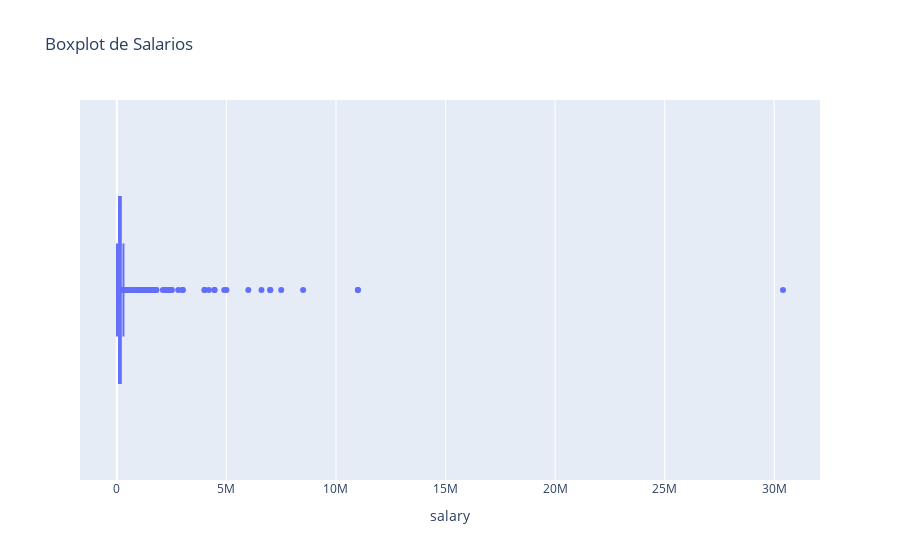

This figure's notebook cell:
### Code cell
fig= px.box(df, x="salary", title="Boxplot de Salarios")
fig.show()

### Figure 1 — Plotly figure (JSON) as saved in the notebook; plotly's stock layout.template omitted (floating-point values rounded to 4 significant figures; data arrays with more than 128 entries replaced by an {"elided": "..."} marker saying what was removed)
{"data": [{"alignmentgroup": "True", "hovertemplate": "salary=%{x}<extra></extra>", "legendgroup": "", "marker": {"color": "#636efa"}, "name": "", "notched": false, "offsetgroup": "", "orientation": "h", "showlegend": false, "type": "box", "x": {"elided": "3755 int values"}, "x0": " ", "xaxis": "x", "y0": " ", "yaxis": "y"}], "layout": {"boxmode": "group", "legend": {"tracegroupgap": 0}, "title": {"text": "Boxplot de Salarios"}, "xaxis": {"anchor": "y", "domain": [0, 1], "title": {"text": "salary"}}, "yaxis": {"anchor": "x", "domain": [0, 1]}}}
